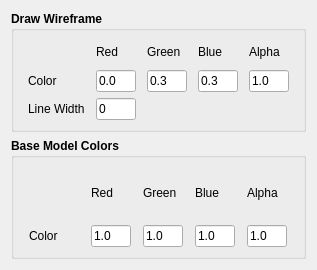
<?xml version="1.0" encoding="UTF-8"?>
<ui version="4.0">
 <class>KernelRendererConfig</class>
 <widget class="QWidget" name="KernelRendererConfig">
  <property name="geometry">
   <rect>
    <x>0</x>
    <y>0</y>
    <width>317</width>
    <height>270</height>
   </rect>
  </property>
  <property name="sizePolicy">
   <sizepolicy hsizetype="Fixed" vsizetype="Fixed">
    <horstretch>0</horstretch>
    <verstretch>0</verstretch>
   </sizepolicy>
  </property>
  <property name="windowTitle">
   <string>Form</string>
  </property>
  <layout class="QVBoxLayout" name="verticalLayout">
   <item>
    <widget class="QGroupBox" name="checkBox_MR_draw_w">
     <property name="font">
      <font>
       <weight>75</weight>
       <bold>true</bold>
      </font>
     </property>
     <property name="title">
      <string>Draw Wireframe</string>
     </property>
     <property name="checkable">
      <bool>false</bool>
     </property>
     <layout class="QGridLayout" name="gridLayout_2">
      <item row="1" column="0">
       <widget class="QLabel" name="label_2">
        <property name="sizePolicy">
         <sizepolicy hsizetype="Fixed" vsizetype="Preferred">
          <horstretch>0</horstretch>
          <verstretch>0</verstretch>
         </sizepolicy>
        </property>
        <property name="font">
         <font>
          <weight>50</weight>
          <bold>false</bold>
         </font>
        </property>
        <property name="text">
         <string>Color</string>
        </property>
       </widget>
      </item>
      <item row="1" column="1">
       <widget class="QLineEdit" name="lineEdit_WF_r">
        <property name="sizePolicy">
         <sizepolicy hsizetype="Fixed" vsizetype="Fixed">
          <horstretch>0</horstretch>
          <verstretch>0</verstretch>
         </sizepolicy>
        </property>
        <property name="maximumSize">
         <size>
          <width>40</width>
          <height>16777215</height>
         </size>
        </property>
        <property name="font">
         <font>
          <weight>50</weight>
          <bold>false</bold>
         </font>
        </property>
        <property name="text">
         <string>0.0</string>
        </property>
        <property name="maxLength">
         <number>10</number>
        </property>
       </widget>
      </item>
      <item row="1" column="2">
       <widget class="QLineEdit" name="lineEdit_WF_g">
        <property name="sizePolicy">
         <sizepolicy hsizetype="Fixed" vsizetype="Fixed">
          <horstretch>0</horstretch>
          <verstretch>0</verstretch>
         </sizepolicy>
        </property>
        <property name="maximumSize">
         <size>
          <width>40</width>
          <height>16777215</height>
         </size>
        </property>
        <property name="font">
         <font>
          <weight>50</weight>
          <bold>false</bold>
         </font>
        </property>
        <property name="text">
         <string>0.3</string>
        </property>
        <property name="maxLength">
         <number>10</number>
        </property>
       </widget>
      </item>
      <item row="1" column="3">
       <widget class="QLineEdit" name="lineEdit_WF_b">
        <property name="sizePolicy">
         <sizepolicy hsizetype="Fixed" vsizetype="Fixed">
          <horstretch>0</horstretch>
          <verstretch>0</verstretch>
         </sizepolicy>
        </property>
        <property name="maximumSize">
         <size>
          <width>40</width>
          <height>16777215</height>
         </size>
        </property>
        <property name="font">
         <font>
          <weight>50</weight>
          <bold>false</bold>
         </font>
        </property>
        <property name="text">
         <string>0.3</string>
        </property>
        <property name="maxLength">
         <number>10</number>
        </property>
       </widget>
      </item>
      <item row="1" column="4">
       <widget class="QLineEdit" name="lineEdit_WF_a">
        <property name="sizePolicy">
         <sizepolicy hsizetype="Fixed" vsizetype="Fixed">
          <horstretch>0</horstretch>
          <verstretch>0</verstretch>
         </sizepolicy>
        </property>
        <property name="maximumSize">
         <size>
          <width>40</width>
          <height>16777215</height>
         </size>
        </property>
        <property name="font">
         <font>
          <weight>50</weight>
          <bold>false</bold>
         </font>
        </property>
        <property name="text">
         <string>1.0</string>
        </property>
        <property name="maxLength">
         <number>10</number>
        </property>
       </widget>
      </item>
      <item row="2" column="0">
       <widget class="QLabel" name="label_7">
        <property name="sizePolicy">
         <sizepolicy hsizetype="Fixed" vsizetype="Fixed">
          <horstretch>0</horstretch>
          <verstretch>0</verstretch>
         </sizepolicy>
        </property>
        <property name="font">
         <font>
          <weight>50</weight>
          <bold>false</bold>
         </font>
        </property>
        <property name="text">
         <string>Line Width</string>
        </property>
       </widget>
      </item>
      <item row="2" column="1">
       <widget class="QLineEdit" name="lineEdit_WF_w">
        <property name="sizePolicy">
         <sizepolicy hsizetype="Fixed" vsizetype="Fixed">
          <horstretch>0</horstretch>
          <verstretch>0</verstretch>
         </sizepolicy>
        </property>
        <property name="maximumSize">
         <size>
          <width>40</width>
          <height>16777215</height>
         </size>
        </property>
        <property name="font">
         <font>
          <weight>50</weight>
          <bold>false</bold>
         </font>
        </property>
        <property name="text">
         <string>0</string>
        </property>
        <property name="maxLength">
         <number>4</number>
        </property>
       </widget>
      </item>
      <item row="0" column="1">
       <widget class="QLabel" name="label_18">
        <property name="font">
         <font>
          <weight>50</weight>
          <bold>false</bold>
         </font>
        </property>
        <property name="text">
         <string>Red</string>
        </property>
       </widget>
      </item>
      <item row="0" column="2">
       <widget class="QLabel" name="label_19">
        <property name="font">
         <font>
          <weight>50</weight>
          <bold>false</bold>
         </font>
        </property>
        <property name="text">
         <string>Green</string>
        </property>
       </widget>
      </item>
      <item row="0" column="3">
       <widget class="QLabel" name="label_20">
        <property name="font">
         <font>
          <weight>50</weight>
          <bold>false</bold>
         </font>
        </property>
        <property name="text">
         <string>Blue</string>
        </property>
       </widget>
      </item>
      <item row="0" column="4">
       <widget class="QLabel" name="label_21">
        <property name="font">
         <font>
          <weight>50</weight>
          <bold>false</bold>
         </font>
        </property>
        <property name="text">
         <string>Alpha</string>
        </property>
       </widget>
      </item>
     </layout>
    </widget>
   </item>
   <item>
    <widget class="QGroupBox" name="groupBox">
     <property name="font">
      <font>
       <weight>75</weight>
       <bold>true</bold>
      </font>
     </property>
     <property name="title">
      <string>Base Model Colors</string>
     </property>
     <layout class="QGridLayout" name="gridLayout_3">
      <item row="1" column="2">
       <widget class="QLineEdit" name="lineEdit_BM_g">
        <property name="sizePolicy">
         <sizepolicy hsizetype="Fixed" vsizetype="Fixed">
          <horstretch>0</horstretch>
          <verstretch>0</verstretch>
         </sizepolicy>
        </property>
        <property name="maximumSize">
         <size>
          <width>40</width>
          <height>16777215</height>
         </size>
        </property>
        <property name="font">
         <font>
          <weight>50</weight>
          <bold>false</bold>
         </font>
        </property>
        <property name="text">
         <string>1.0</string>
        </property>
       </widget>
      </item>
      <item row="0" column="3">
       <widget class="QLabel" name="label_5">
        <property name="font">
         <font>
          <weight>50</weight>
          <bold>false</bold>
         </font>
        </property>
        <property name="text">
         <string>Blue</string>
        </property>
       </widget>
      </item>
      <item row="1" column="0">
       <widget class="QLabel" name="label_3">
        <property name="sizePolicy">
         <sizepolicy hsizetype="Fixed" vsizetype="Preferred">
          <horstretch>0</horstretch>
          <verstretch>0</verstretch>
         </sizepolicy>
        </property>
        <property name="minimumSize">
         <size>
          <width>50</width>
          <height>0</height>
         </size>
        </property>
        <property name="font">
         <font>
          <weight>50</weight>
          <bold>false</bold>
         </font>
        </property>
        <property name="text">
         <string>Color</string>
        </property>
       </widget>
      </item>
      <item row="0" column="2">
       <widget class="QLabel" name="label_4">
        <property name="font">
         <font>
          <weight>50</weight>
          <bold>false</bold>
         </font>
        </property>
        <property name="text">
         <string>Green</string>
        </property>
       </widget>
      </item>
      <item row="1" column="1">
       <widget class="QLineEdit" name="lineEdit_BM_r">
        <property name="sizePolicy">
         <sizepolicy hsizetype="Fixed" vsizetype="Fixed">
          <horstretch>0</horstretch>
          <verstretch>0</verstretch>
         </sizepolicy>
        </property>
        <property name="maximumSize">
         <size>
          <width>40</width>
          <height>16777215</height>
         </size>
        </property>
        <property name="font">
         <font>
          <weight>50</weight>
          <bold>false</bold>
         </font>
        </property>
        <property name="text">
         <string>1.0</string>
        </property>
       </widget>
      </item>
      <item row="0" column="1">
       <widget class="QLabel" name="label">
        <property name="font">
         <font>
          <weight>50</weight>
          <bold>false</bold>
         </font>
        </property>
        <property name="text">
         <string>Red</string>
        </property>
       </widget>
      </item>
      <item row="1" column="4">
       <widget class="QLineEdit" name="lineEdit_BM_a">
        <property name="sizePolicy">
         <sizepolicy hsizetype="Fixed" vsizetype="Fixed">
          <horstretch>0</horstretch>
          <verstretch>0</verstretch>
         </sizepolicy>
        </property>
        <property name="maximumSize">
         <size>
          <width>40</width>
          <height>16777215</height>
         </size>
        </property>
        <property name="font">
         <font>
          <weight>50</weight>
          <bold>false</bold>
         </font>
        </property>
        <property name="text">
         <string>1.0</string>
        </property>
       </widget>
      </item>
      <item row="1" column="3">
       <widget class="QLineEdit" name="lineEdit_BM_b">
        <property name="sizePolicy">
         <sizepolicy hsizetype="Fixed" vsizetype="Fixed">
          <horstretch>0</horstretch>
          <verstretch>0</verstretch>
         </sizepolicy>
        </property>
        <property name="maximumSize">
         <size>
          <width>40</width>
          <height>16777215</height>
         </size>
        </property>
        <property name="font">
         <font>
          <weight>50</weight>
          <bold>false</bold>
         </font>
        </property>
        <property name="text">
         <string>1.0</string>
        </property>
       </widget>
      </item>
      <item row="0" column="4">
       <widget class="QLabel" name="label_6">
        <property name="font">
         <font>
          <weight>50</weight>
          <bold>false</bold>
         </font>
        </property>
        <property name="text">
         <string>Alpha</string>
        </property>
       </widget>
      </item>
     </layout>
    </widget>
   </item>
  </layout>
 </widget>
 <resources/>
 <connections/>
</ui>
